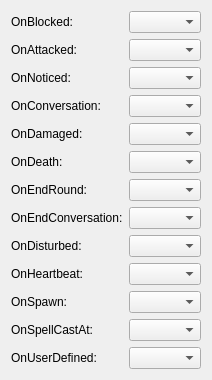
      <widget class="QWidget" name="Scripts">
       <attribute name="title">
        <string>Scripts</string>
       </attribute>
       <layout class="QFormLayout" name="formLayout_22">
        <item row="0" column="0">
         <widget class="QLabel" name="label_95">
          <property name="sizePolicy">
           <sizepolicy hsizetype="Preferred" vsizetype="Preferred">
            <horstretch>1</horstretch>
            <verstretch>0</verstretch>
           </sizepolicy>
          </property>
          <property name="text">
           <string>OnBlocked:</string>
          </property>
         </widget>
        </item>
        <item row="0" column="1">
         <layout class="QHBoxLayout" name="horizontalLayout_29">
          <item>
           <widget class="FilterComboBox" name="onBlockedEdit">
            <property name="sizePolicy">
             <sizepolicy hsizetype="Expanding" vsizetype="Preferred">
              <horstretch>0</horstretch>
              <verstretch>0</verstretch>
             </sizepolicy>
            </property>
           </widget>
          </item>
         </layout>
        </item>
        <item row="1" column="0">
         <widget class="QLabel" name="label_106">
          <property name="sizePolicy">
           <sizepolicy hsizetype="Preferred" vsizetype="Preferred">
            <horstretch>1</horstretch>
            <verstretch>0</verstretch>
           </sizepolicy>
          </property>
          <property name="text">
           <string>OnAttacked:</string>
          </property>
         </widget>
        </item>
        <item row="1" column="1">
         <layout class="QHBoxLayout" name="horizontalLayout_30">
          <item>
           <widget class="FilterComboBox" name="onAttackedEdit">
            <property name="sizePolicy">
             <sizepolicy hsizetype="Expanding" vsizetype="Preferred">
              <horstretch>0</horstretch>
              <verstretch>0</verstretch>
             </sizepolicy>
            </property>
           </widget>
          </item>
         </layout>
        </item>
        <item row="2" column="0">
         <widget class="QLabel" name="label_96">
          <property name="sizePolicy">
           <sizepolicy hsizetype="Preferred" vsizetype="Preferred">
            <horstretch>1</horstretch>
            <verstretch>0</verstretch>
           </sizepolicy>
          </property>
          <property name="text">
           <string>OnNoticed:</string>
          </property>
         </widget>
        </item>
        <item row="2" column="1">
         <layout class="QHBoxLayout" name="horizontalLayout_31">
          <item>
           <widget class="FilterComboBox" name="onNoticeEdit">
            <property name="sizePolicy">
             <sizepolicy hsizetype="Expanding" vsizetype="Preferred">
              <horstretch>0</horstretch>
              <verstretch>0</verstretch>
             </sizepolicy>
            </property>
           </widget>
          </item>
         </layout>
        </item>
        <item row="3" column="0">
         <widget class="QLabel" name="label_97">
          <property name="sizePolicy">
           <sizepolicy hsizetype="Preferred" vsizetype="Preferred">
            <horstretch>1</horstretch>
            <verstretch>0</verstretch>
           </sizepolicy>
          </property>
          <property name="text">
           <string>OnConversation:</string>
          </property>
         </widget>
        </item>
        <item row="3" column="1">
         <layout class="QHBoxLayout" name="horizontalLayout_32">
          <item>
           <widget class="FilterComboBox" name="onConversationEdit">
            <property name="sizePolicy">
             <sizepolicy hsizetype="Expanding" vsizetype="Preferred">
              <horstretch>0</horstretch>
              <verstretch>0</verstretch>
             </sizepolicy>
            </property>
           </widget>
          </item>
         </layout>
        </item>
        <item row="4" column="0">
         <widget class="QLabel" name="label_98">
          <property name="sizePolicy">
           <sizepolicy hsizetype="Preferred" vsizetype="Preferred">
            <horstretch>1</horstretch>
            <verstretch>0</verstretch>
           </sizepolicy>
          </property>
          <property name="text">
           <string>OnDamaged:</string>
          </property>
         </widget>
        </item>
        <item row="4" column="1">
         <layout class="QHBoxLayout" name="horizontalLayout_33">
          <item>
           <widget class="FilterComboBox" name="onDamagedEdit">
            <property name="sizePolicy">
             <sizepolicy hsizetype="Expanding" vsizetype="Preferred">
              <horstretch>0</horstretch>
              <verstretch>0</verstretch>
             </sizepolicy>
            </property>
           </widget>
          </item>
         </layout>
        </item>
        <item row="5" column="0">
         <widget class="QLabel" name="label_109">
          <property name="sizePolicy">
           <sizepolicy hsizetype="Preferred" vsizetype="Preferred">
            <horstretch>1</horstretch>
            <verstretch>0</verstretch>
           </sizepolicy>
          </property>
          <property name="text">
           <string>OnDeath:</string>
          </property>
         </widget>
        </item>
        <item row="5" column="1">
         <layout class="QHBoxLayout" name="horizontalLayout_34">
          <item>
           <widget class="FilterComboBox" name="onDeathEdit">
            <property name="sizePolicy">
             <sizepolicy hsizetype="Expanding" vsizetype="Preferred">
              <horstretch>0</horstretch>
              <verstretch>0</verstretch>
             </sizepolicy>
            </property>
           </widget>
          </item>
         </layout>
        </item>
        <item row="6" column="0">
         <widget class="QLabel" name="label_107">
          <property name="sizePolicy">
           <sizepolicy hsizetype="Preferred" vsizetype="Preferred">
            <horstretch>1</horstretch>
            <verstretch>0</verstretch>
           </sizepolicy>
          </property>
          <property name="text">
           <string>OnEndRound:</string>
          </property>
         </widget>
        </item>
        <item row="6" column="1">
         <layout class="QHBoxLayout" name="horizontalLayout_35">
          <item>
           <widget class="FilterComboBox" name="onEndRoundEdit">
            <property name="sizePolicy">
             <sizepolicy hsizetype="Expanding" vsizetype="Preferred">
              <horstretch>0</horstretch>
              <verstretch>0</verstretch>
             </sizepolicy>
            </property>
           </widget>
          </item>
         </layout>
        </item>
        <item row="7" column="0">
         <widget class="QLabel" name="label_108">
          <property name="sizePolicy">
           <sizepolicy hsizetype="Preferred" vsizetype="Preferred">
            <horstretch>1</horstretch>
            <verstretch>0</verstretch>
           </sizepolicy>
          </property>
          <property name="text">
           <string>OnEndConversation:</string>
          </property>
         </widget>
        </item>
        <item row="7" column="1">
         <layout class="QHBoxLayout" name="horizontalLayout_36">
          <item>
           <widget class="FilterComboBox" name="onEndConversationEdit">
            <property name="sizePolicy">
             <sizepolicy hsizetype="Expanding" vsizetype="Preferred">
              <horstretch>0</horstretch>
              <verstretch>0</verstretch>
             </sizepolicy>
            </property>
           </widget>
          </item>
         </layout>
        </item>
        <item row="8" column="0">
         <widget class="QLabel" name="label_100">
          <property name="sizePolicy">
           <sizepolicy hsizetype="Preferred" vsizetype="Preferred">
            <horstretch>1</horstretch>
            <verstretch>0</verstretch>
           </sizepolicy>
          </property>
          <property name="text">
           <string>OnDisturbed:</string>
          </property>
         </widget>
        </item>
        <item row="8" column="1">
         <layout class="QHBoxLayout" name="horizontalLayout_38">
          <item>
           <widget class="FilterComboBox" name="onDisturbedEdit">
            <property name="sizePolicy">
             <sizepolicy hsizetype="Expanding" vsizetype="Preferred">
              <horstretch>0</horstretch>
              <verstretch>0</verstretch>
             </sizepolicy>
            </property>
           </widget>
          </item>
         </layout>
        </item>
        <item row="9" column="0">
         <widget class="QLabel" name="label_101">
          <property name="sizePolicy">
           <sizepolicy hsizetype="Preferred" vsizetype="Preferred">
            <horstretch>1</horstretch>
            <verstretch>0</verstretch>
           </sizepolicy>
          </property>
          <property name="text">
           <string>OnHeartbeat:</string>
          </property>
         </widget>
        </item>
        <item row="9" column="1">
         <layout class="QHBoxLayout" name="horizontalLayout_39">
          <item>
           <widget class="FilterComboBox" name="onHeartbeatSelect">
            <property name="sizePolicy">
             <sizepolicy hsizetype="Expanding" vsizetype="Preferred">
              <horstretch>0</horstretch>
              <verstretch>0</verstretch>
             </sizepolicy>
            </property>
           </widget>
          </item>
         </layout>
        </item>
        <item row="10" column="0">
         <widget class="QLabel" name="label_103">
          <property name="sizePolicy">
           <sizepolicy hsizetype="Preferred" vsizetype="Preferred">
            <horstretch>1</horstretch>
            <verstretch>0</verstretch>
           </sizepolicy>
          </property>
          <property name="text">
           <string>OnSpawn:</string>
          </property>
         </widget>
        </item>
        <item row="10" column="1">
         <layout class="QHBoxLayout" name="horizontalLayout_41">
          <item>
           <widget class="FilterComboBox" name="onSpawnEdit">
            <property name="sizePolicy">
             <sizepolicy hsizetype="Expanding" vsizetype="Preferred">
              <horstretch>0</horstretch>
              <verstretch>0</verstretch>
             </sizepolicy>
            </property>
           </widget>
          </item>
         </layout>
        </item>
        <item row="11" column="0">
         <widget class="QLabel" name="label_104">
          <property name="sizePolicy">
           <sizepolicy hsizetype="Preferred" vsizetype="Preferred">
            <horstretch>1</horstretch>
            <verstretch>0</verstretch>
           </sizepolicy>
          </property>
          <property name="text">
           <string>OnSpellCastAt:</string>
          </property>
         </widget>
        </item>
        <item row="11" column="1">
         <layout class="QHBoxLayout" name="horizontalLayout_42">
          <item>
           <widget class="FilterComboBox" name="onSpellCastEdit">
            <property name="sizePolicy">
             <sizepolicy hsizetype="Expanding" vsizetype="Preferred">
              <horstretch>0</horstretch>
              <verstretch>0</verstretch>
             </sizepolicy>
            </property>
           </widget>
          </item>
         </layout>
        </item>
        <item row="12" column="0">
         <widget class="QLabel" name="label_105">
          <property name="sizePolicy">
           <sizepolicy hsizetype="Preferred" vsizetype="Preferred">
            <horstretch>1</horstretch>
            <verstretch>0</verstretch>
           </sizepolicy>
          </property>
          <property name="text">
           <string>OnUserDefined:</string>
          </property>
         </widget>
        </item>
        <item row="12" column="1">
         <layout class="QHBoxLayout" name="horizontalLayout_43">
          <item>
           <widget class="FilterComboBox" name="onUserDefinedSelect">
            <property name="sizePolicy">
             <sizepolicy hsizetype="Expanding" vsizetype="Preferred">
              <horstretch>0</horstretch>
              <verstretch>0</verstretch>
             </sizepolicy>
            </property>
           </widget>
          </item>
         </layout>
        </item>
       </layout>
      </widget>
